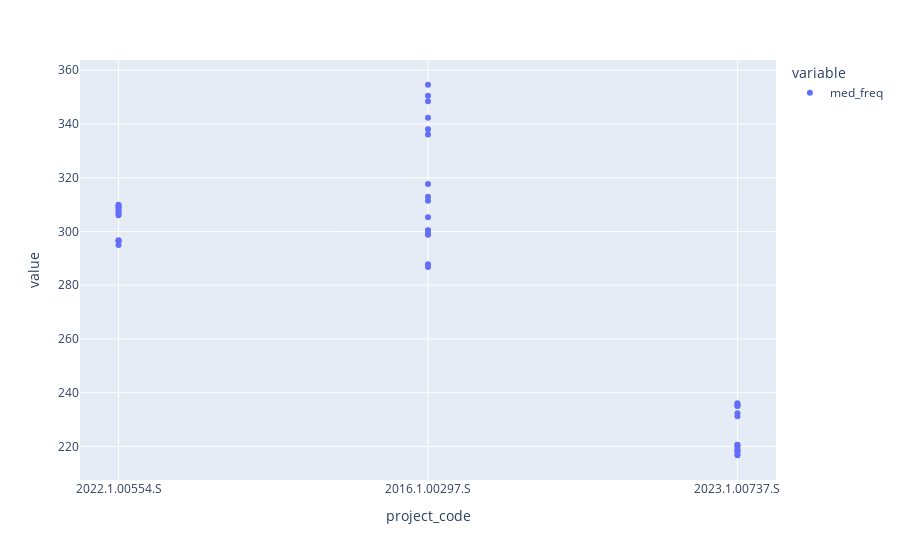

Notebook code for this chart:
### Code cell
fig = px.scatter(measurements.loc[list(q4_comp.index.values)].med_freq)
#fig.add_trace(px.scatter(measurements.loc['2017.1.01247.S'].med_freq).data[0])
fig
